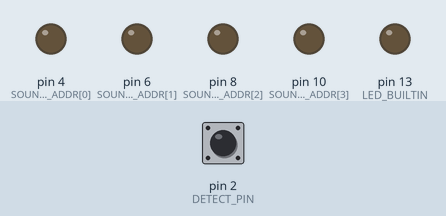
Recording of a sketch running on a simulated Arduino Uno, built with avr-gcc and run on an emulated ATmega328P. On the bench: output pins drawn as LEDs (lit = HIGH). The test bench sets the inputs (shaded band); at power-on: pin 2 (DETECT_PIN) HIGH. What the sketch prints to the serial monitor is not drawn.

Above: at 1.2 s.
1.3 s: pin 2 (DETECT_PIN) pulled LOW for 0.15 s
At 1.39 s:
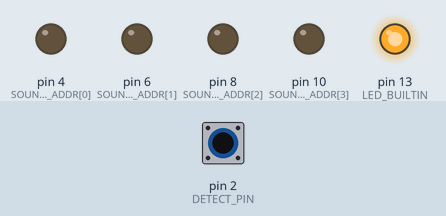
4.4 s: pin 2 (DETECT_PIN) pulled LOW for 1 s
At 5.7 s:
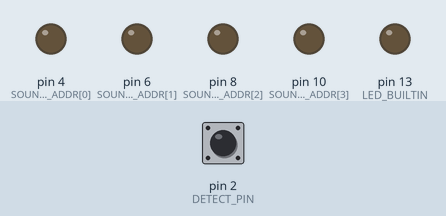
6.9 s: pin 2 (DETECT_PIN) pulled LOW for 0.15 s
At 7.5 s:
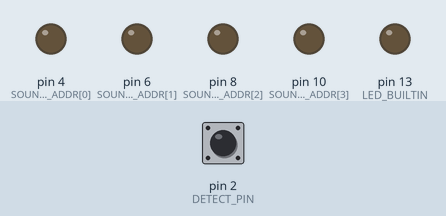
8.5 s: pin 2 (DETECT_PIN) pulled LOW for 3.2 s
At 9.0 s:
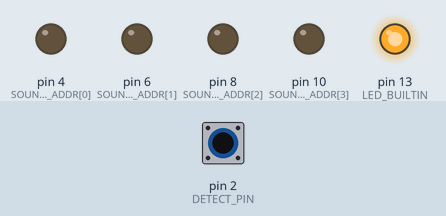
Timing chart, 0 to 13.2 s (numbered marks = the images above; inputs shaded):
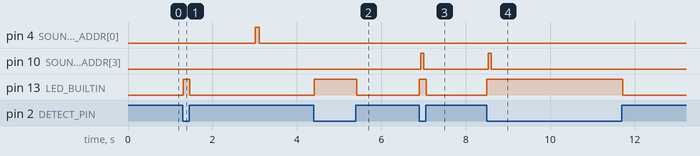

Measured:
- after the input at 1.3 s, pin 13 (LED_BUILTIN): LOW → HIGH at once, → LOW 0.16 s later
- after the input at 4.4 s, pin 13 (LED_BUILTIN): LOW → HIGH at once, → LOW 1.0 s later
- after the input at 6.9 s, pin 10 (SOUND_PIN_ADDR[3]): LOW → HIGH at once, → LOW 0.07 s later; pin 13 (LED_BUILTIN): LOW → HIGH at once, → LOW 0.16 s later
- after the input at 8.5 s, pin 10 (SOUND_PIN_ADDR[3]): LOW → HIGH at once, → LOW 0.07 s later; pin 13 (LED_BUILTIN): LOW → HIGH at once, → LOW 3.2 s later

The sketch:

hack_chime.ino
```cpp
// (licence header left out)
const boolean DEBUG = true;

// BIOS beep detect pin
const byte DETECT_PIN = 2;

// Output pin indexes, addresses and timers
const byte CHIME  = 0;
const byte ALERT  = 1;
const byte FUNK   = 2;
const byte BOINK  = 3;
const byte SOUND_PIN_ADDR[] = { 4, 6, 8, 10 };
unsigned long pinTicks[] = { 0, 0, 0, 0 };
const char* pinNames[] = { "chime", "alert", "funk", "boink" };

// Power-On Self Test times
const unsigned long POST_WAIT_TIME = 3000;
const unsigned long POST_TIMEOUT = 5000;

// Beep detection
volatile unsigned long cycles = 0;
unsigned long beeps = 0;

void setup() {
  pinMode(DETECT_PIN, INPUT_PULLUP);

  pinMode(SOUND_PIN_ADDR[CHIME], OUTPUT);
  pinMode(SOUND_PIN_ADDR[FUNK],  OUTPUT);
  pinMode(SOUND_PIN_ADDR[BOINK], OUTPUT);
  pinMode(SOUND_PIN_ADDR[ALERT], OUTPUT);

  pinMode(LED_BUILTIN, OUTPUT);

  if (DEBUG) {
    Serial.begin(9600);
    while (!Serial) {
      ; // wait for serial port to connect. Needed for native USB port only
    }
    Serial.println("\n\nHack Chime\n\n");
  }

  attachInterrupt(digitalPinToInterrupt(DETECT_PIN), detectCycles, LOW);
}

void detectCycles() {
  cycles++;
}

void ledOn() {
  digitalWrite(LED_BUILTIN, HIGH);
}

void ledOff() {
  digitalWrite(LED_BUILTIN, LOW);
}

void pullUpPin(byte pinIdx, unsigned long duration) {
  pinTicks[pinIdx] += duration;
  if (pinTicks[pinIdx] > 0) digitalWrite(SOUND_PIN_ADDR[pinIdx], HIGH);
}

void elapsePins(unsigned long elapsed) {
  byte pinIdx;
  for (pinIdx = 0; pinIdx <= 3; pinIdx++) {
    if (pinTicks[pinIdx] < elapsed) {
      pinTicks[pinIdx] = 0;
    } else {
      pinTicks[pinIdx] -= elapsed;
    }
    if (pinTicks[pinIdx] == 0) digitalWrite(SOUND_PIN_ADDR[pinIdx], LOW);
  }
}

void play(byte pinIdx) {
  debug("Playing " + String(pinNames[pinIdx]));
  pullUpPin(pinIdx, 100);
}

void playPostSound() {
  static boolean done = false;

  if (done) return;

  switch (beeps) {
    case 0:
      debug("No beep after wait time, playing chime anyway");
      play(CHIME);
      break;
    case 1:
      debug("One beep after wait time - playing chime");
      play(CHIME);
      break;
    default:
      debug("Multiple beeps after wait time: " + String(beeps));
      play(ALERT);
  }

  done = true;
}

void debug(String message) {
  if(DEBUG) Serial.println(message);
}

void loop() {
  static unsigned long lastMillis = 0;
  static unsigned long previousCycles = 0;
  static boolean beeping = false;

  unsigned long currentMillis = millis();
  unsigned long elapsed = currentMillis - lastMillis;

  boolean boinkIt = false;

  if (elapsed < 10) return;
  lastMillis = currentMillis;

  elapsePins(elapsed);

  if (beeping && cycles == previousCycles) {
    beeping = false;
    ledOff();
    debug("Beep finished: " + String(beeps));
  } else if (!beeping && cycles > previousCycles) {
    beeping = true;
    beeps++;
    ledOn();
    debug("Beep started: " + String(beeps));
    if (currentMillis > POST_TIMEOUT) play(BOINK);
  }
  previousCycles = cycles;

  if (currentMillis <= POST_TIMEOUT && currentMillis >= POST_WAIT_TIME) {
    playPostSound();
  }
}
```
